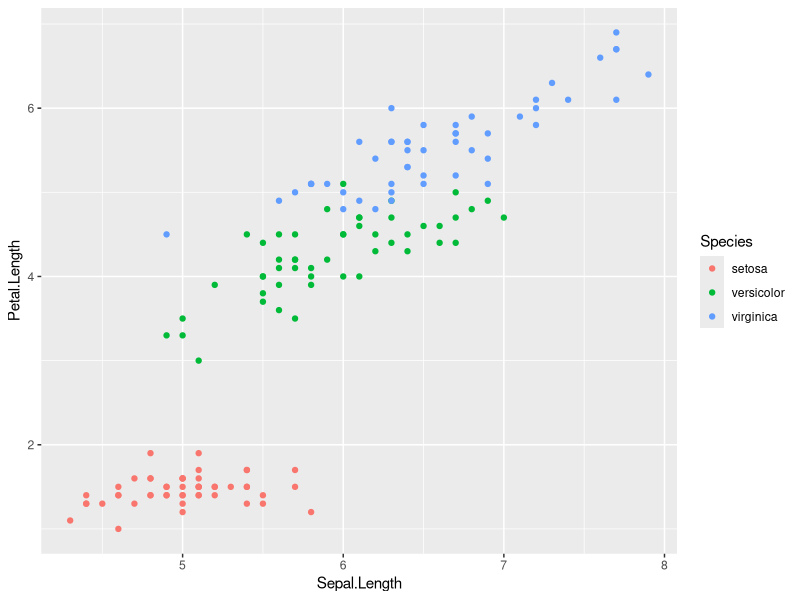
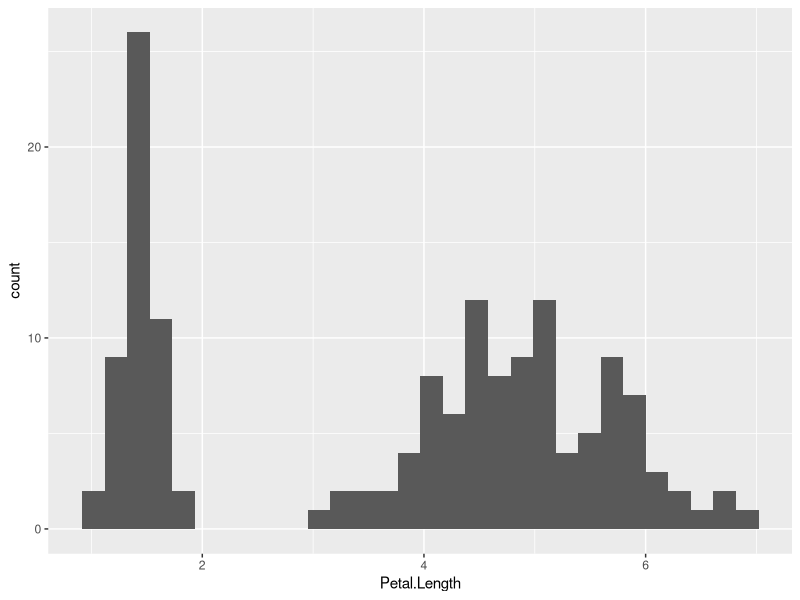
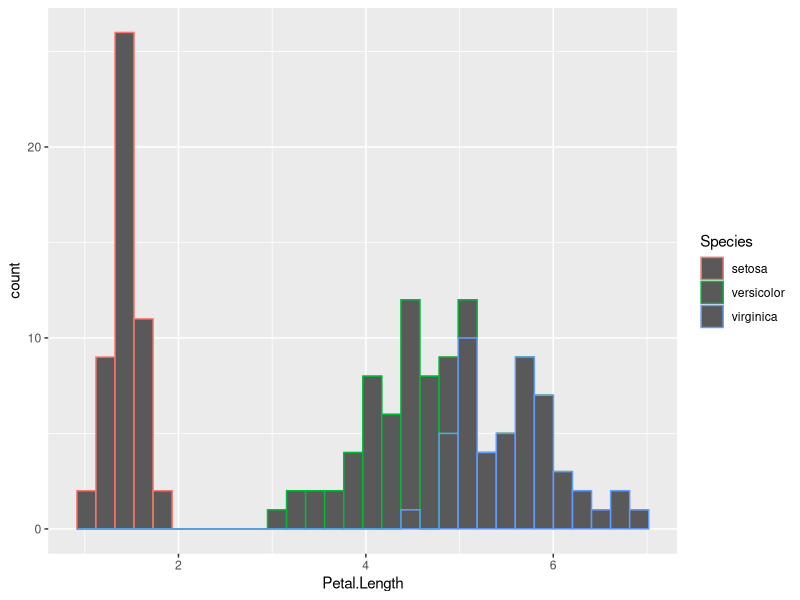
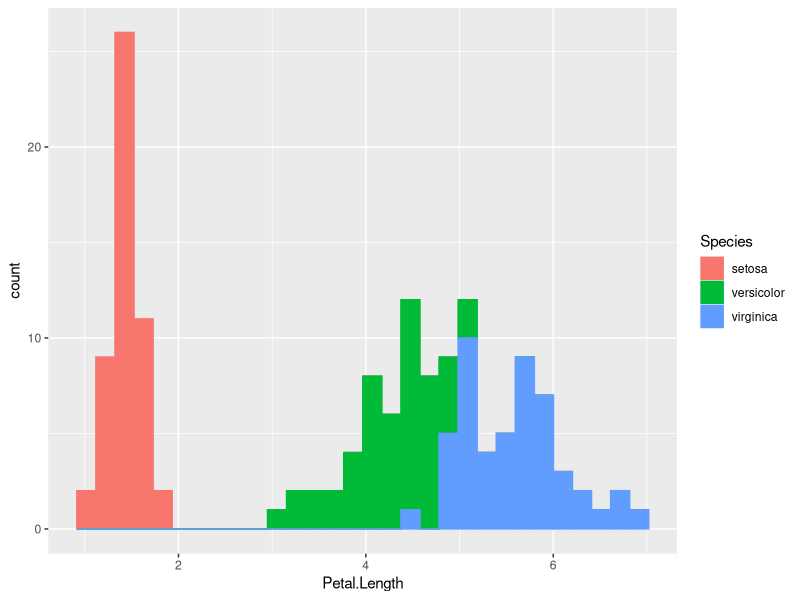
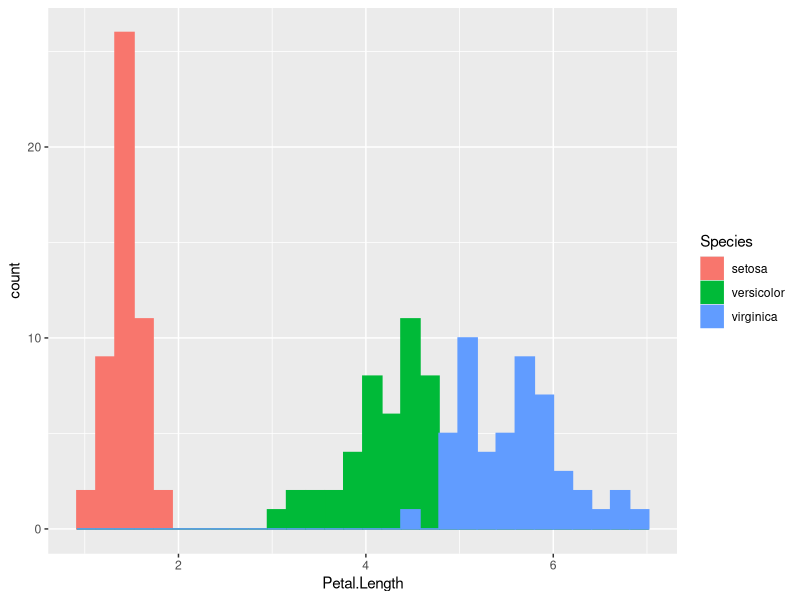
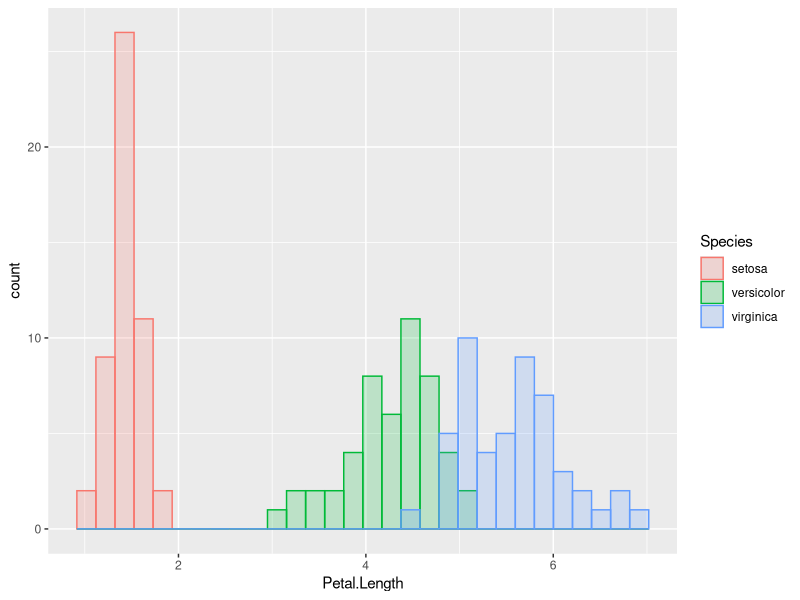
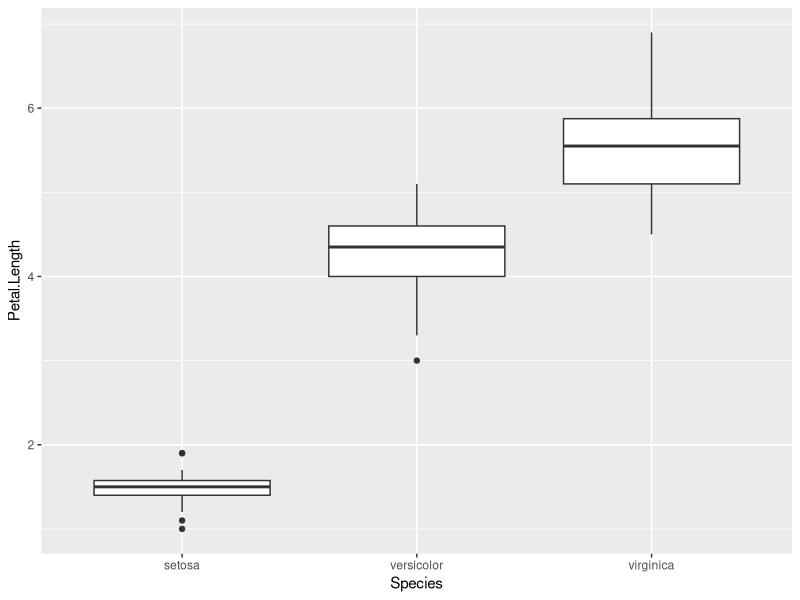
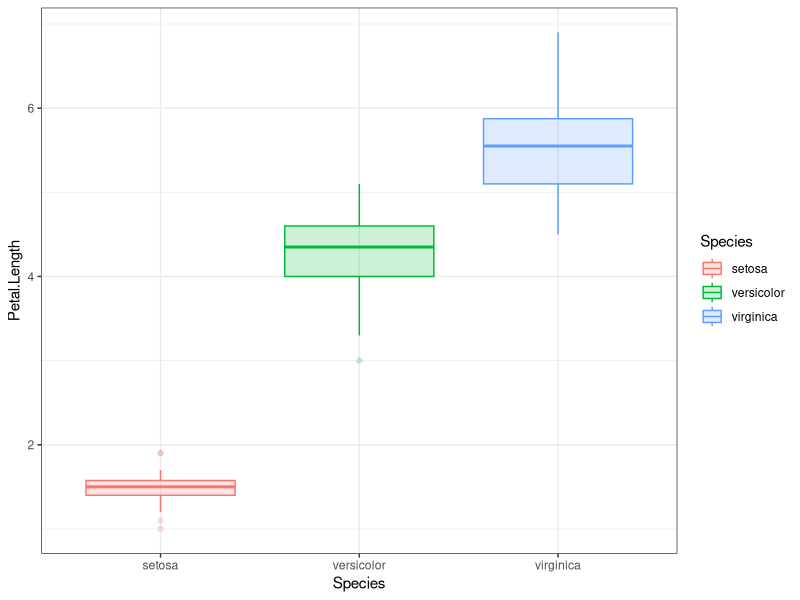

The R source for these figures, in order:
## ---- chunk 1
#| message: false
library(tidyverse)
as_tibble(iris)
## ---- chunk 2
ggplot(iris) +
  aes(x = Sepal.Length, y = Petal.Length, colour = Species) +
  geom_point()
## ---- chunk 3
#| message: false
iris |>
  ggplot() +
  aes(x = Petal.Length) +
  geom_histogram()
## ---- chunk 4
iris |>
  ggplot() |>
  aes(x = Petal.Length) |>
  geom_histogram()
## ---- chunk 5
#| message: false
iris |>
  ggplot() +
  aes(x = Petal.Length, colour = Species) +
  geom_histogram()
## ---- chunk 6
#| message: false
iris |>
  ggplot() +
  aes(x = Petal.Length, colour = Species, fill = Species) +
  geom_histogram()
## ---- chunk 7
#| message: false
iris |>
  ggplot() +
  aes(x = Petal.Length, colour = Species, fill = Species) +
  geom_histogram(position = "identity")
## ---- chunk 8
#| message: false
iris |>
  ggplot() +
  aes(x = Petal.Length, colour = Species, fill = Species) +
  geom_histogram(position = "identity", alpha = 0.2)
## ---- chunk 9
iris |>
  ggplot() +
  aes(x = Species, y = Petal.Length) +
  geom_boxplot()
## ---- chunk 10
iris |>
  ggplot() +
  aes(x = Species, y = Petal.Length, colour = Species, fill = Species) +
  geom_boxplot(alpha = 0.2) +
  theme_bw()
## ---- chunk 11
#| message: false
iris |>
  group_by(Species) |> # Perform summary calculations for each species
  summarise(mP = mean(Petal.Length), # Mean petal length
            sP = sd(Petal.Length)) |> # Standard deviation of petal length
  ungroup() |> # Ungroup data
  ggplot() + # Start plotting
  aes(x = Species, y = mP, ymin = mP - sP, ymax = mP + sP) + # Mean +/- sd
  geom_point() + # This takes the y aesthetic, for plotting the mean
  geom_errorbar(width = 0.2) # Takes the ymin and ymax aesthetics
## ---- chunk 12
#| message: false
iris |>
  group_by(Species) |>
  summarise(mP = mean(Petal.Length), # Mean petal length per species
            sP = sd(Petal.Length), # Standard deviation per species
            N = n(), # Sample size (number of observations) per species
            SEM = sP / sqrt(N), # Standard error of the mean
            CI = SEM * qt(1 - 0.025, N - 1)) |> # Confidence interval,
                 # read off at 1 - 0.025 because +/- 2.5% adds up to 5%
  ggplot() +
  aes(x = Species, y = mP, ymin = mP - CI, ymax = mP + CI) +
  geom_point(colour = "steelblue", fill = "steelblue") +
  geom_errorbar(width = 0.2, colour = "steelblue") +
  ylab("Petal length") +
  theme_bw()
## ---- chunk 13
#| message: false
iris |>
  group_by(Species) |>
  summarise(mP = mean(Petal.Length),
            sP = sd(Petal.Length),
            N = n(),
            SEM = sP / sqrt(N),
            CI = SEM * qt(1 - 0.025, N - 1)) |>
  ggplot() +
  aes(x = Species, y = mP, ymin = mP - CI, ymax = mP + CI) +
  # Below we change geom_point to geom_col (for "column"):
  geom_col(alpha = 0.4, colour = "steelblue", fill = "steelblue") +
  geom_errorbar(width = 0.2, colour = "steelblue") +
  ylab("Petal length") +
  theme_bw()
## ---- chunk 14
tibble(Species = c("species 1", "species 2"),
       Average = c(148, 152),
       CI = c(0.8, 0.9)) |>
  ggplot() +
  aes(x = Species, y = Average, ymin = Average - CI, ymax = Average + CI) +
  geom_col(alpha = 0.4, colour = "steelblue", fill = "steelblue") +
  geom_errorbar(width = 0.2, colour = "steelblue") +
  ylab("Trait value") +
  theme_bw()
## ---- chunk 15
tibble(Species = c("species 1", "species 2"),
       Average = c(148, 152),
       CI = c(0.8, 0.9)) |>
  ggplot() +
  aes(x = Species, y = Average, ymin = Average - CI, ymax = Average + CI) +
  geom_point(colour = "steelblue") +
  geom_errorbar(width = 0.2, colour = "steelblue") +
  ylab("Trait value") +
  theme_bw()
